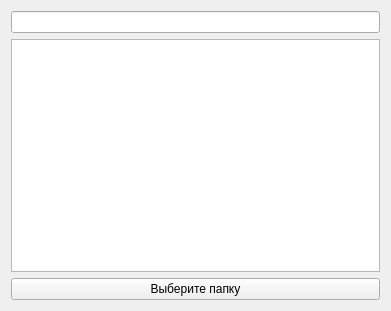
<?xml version="1.0" encoding="UTF-8"?>
<ui version="4.0">
 <class>Widget</class>
 <widget class="QWidget" name="Widget">
  <property name="geometry">
   <rect>
    <x>0</x>
    <y>0</y>
    <width>391</width>
    <height>311</height>
   </rect>
  </property>
  <property name="windowTitle">
   <string>Widget</string>
  </property>
  <layout class="QVBoxLayout" name="verticalLayout">
   <item>
    <widget class="QLineEdit" name="lineEdit"/>
   </item>
   <item>
    <widget class="QListView" name="listView"/>
   </item>
   <item>
    <widget class="QPushButton" name="pushButton">
     <property name="text">
      <string>Выберите папку</string>
     </property>
    </widget>
   </item>
  </layout>
 </widget>
 <resources/>
 <connections/>
</ui>
